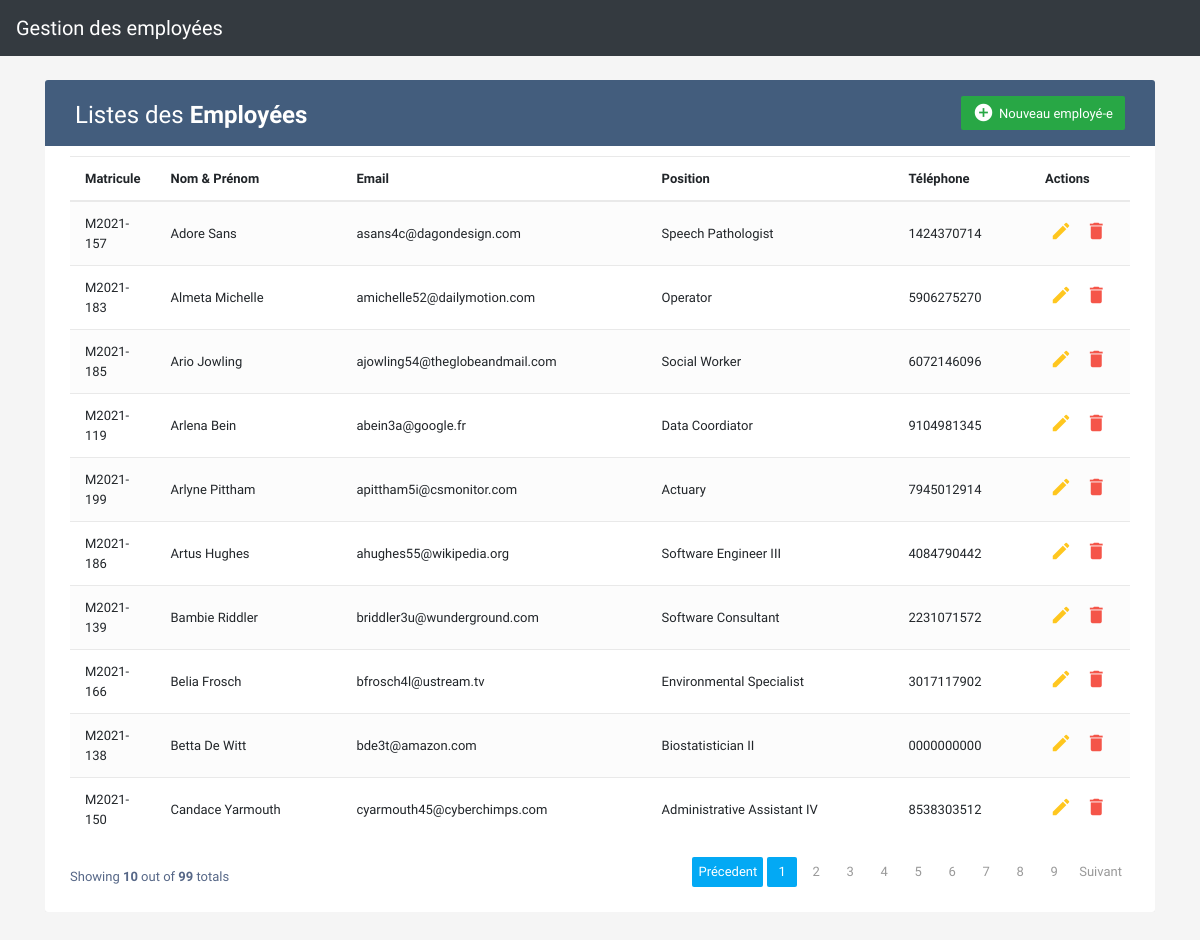
The page / on the database its author committed.
### tables this page shows
CREATE TABLE `users` (
  `id` int(11) NOT NULL,
  `name_u` text NOT NULL,
  `email_u` varchar(128) NOT NULL,
  `adress_u` text NOT NULL,
  `phone_u` varchar(24) NOT NULL,
  `created_at` timestamp NOT NULL DEFAULT CURRENT_TIMESTAMP
);

### index.php (the view, shortened to what this page needs)
<?php include 'inc/header.php'; ?>
    <div class="container-xl">
        <div class="table-responsive">
            <div class="table-wrapper" style="margin-top: 50px">
                <div class="table-title">
                    <div class="row">
                        <div class="col-sm-6">
                            <h2>Listes des <b>Employées</b></h2>
                        </div>
                        <div class="col-sm-6">
                            <a href="#addEModal" class="btn btn-success" data-toggle="modal"><i class="material-icons">&#xE147;</i> <span>Nouveau employé-e</span></a>
                        </div>
                    </div>
                </div>
                <table class="table table-striped table-hover">
                    <thead>
                    <tr>
                        <th>
							Matricule
                        </th>
                        <th>Nom & Prénom</th>
                        <th>Email</th>
                        <th>Position</th>
                        <th>Téléphone</th>
                        <th>Actions</th>
                    </tr>
                    </thead>
                    <tbody>
                    <?php require_once 'inc/config.php';
                        $nTotals = $pdo->query('SELECT * FROM users')->rowCount();
                        $parPages = 10;
                        $nPages = $nTotals / $parPages;
                        if (isset($_GET['pages']) && is_numeric($_GET['pages'])){
                            $cPages = $_GET['pages'];
                        } else {
                            $cPages = 1;
                        }
                        $query = $pdo->query('SELECT * FROM users ORDER BY name_u ASC LIMIT '.$parPages * ($cPages - 1).', '.$parPages.'')->fetchAll(PDO::FETCH_ASSOC);
                        foreach ($query as $u){ ?>
                            <tr>
                                <td><?= 'M2021-'.$u['id'] ?></td>
                                <td><?= $u['name_u'] ?></td>
                                <td><?= $u['email_u'] ?></td>
                                <td><?= $u['adress_u'] ?></td>
                                <td><?= $u['phone_u'] ?></td>
                                <td>
                                    <a href="#" data-target="#editEModal<?= $u['id'] ?>" class="edit" data-toggle="modal"><i class="material-icons" data-toggle="tooltip" title="Edit">&#xE254;</i></a>
                                    <a href="#" data-target="#delEModal<?= $u['id'] ?>" class="delete" data-toggle="modal"><i class="material-icons" data-toggle="tooltip" title="Delete">&#xE872;</i></a>
                                </td>
                            </tr>
                        <?php }
                    ?>
                    </tbody>
                </table>
                <div class="clearfix">
                    <div class="hint-text">Showing <b><?= ($cPages * 10) ?></b> out of <b><?= $nTotals ?></b> totals</div>
                    <ul class="pagination">
                        <li class="page-item <?= $cPages == 1 ? 'active' : '' ?>"><a class="page-link" href="<?= $cPages > 1 ? '/?pages='.($cPages-1) : '' ?>">Précedent</a></li>
                        <?php for($i = 1; $i <= $nPages; $i++){ ?>
                            <li class="page-item <?= $cPages == $i ? 'active' : '' ?>"><a href="<?= $cPages == $i ? '' : '/?pages='.$i ?>" class="page-link"><?= $i ?></a></li>
                        <?php } ?>
                        <li class="page-item <?= $cPages == $nPages ? 'active' : '' ?>"><a class="page-link" href="<?= $cPages < $nPages ? '/?pages='.($cPages+1) : '' ?>">Suivant</a></li>
                    </ul>
                </div>
            </div>
        </div>
    </div>
<?php include 'inc/footer.php';

### inc/header.php (shortened to what this page needs)
<!DOCTYPE html>
<html lang="fr">
<head>
    <link rel="stylesheet" href="http://<?= $_SERVER[HTTP_HOST] ?>/css/bootstrap.min.css">
    <link rel="stylesheet" href="http://<?= $_SERVER[HTTP_HOST] ?>/css/font-awesome.min.css">
    <link rel="stylesheet" href="http://<?php echo $_SERVER[HTTP_HOST].'/css/styles.css'; ?>">
</head>
<body>
<nav class="navbar navbar-dark bg-dark fixed-top">
    <a class="navbar-brand" href="#">Gestion des employées</a>
</nav>

### inc/footer.php (shortened to what this page needs)
</body>
</html>

### css/styles.css (style rules this page uses)
body { color: #566787; background: #f5f5f5; font-family: 'Varela Round', sans-serif; font-size: 13px; }
.table-responsive { margin: 30px 0; }
.table-wrapper { background: #fff; padding: 20px 25px; border-radius: 3px; min-width: 1000px; box-shadow: 0 1px 1px rgba(0,0,0,.05); }
.table-title { padding-bottom: 15px; background: #435d7d; color: #fff; padding: 16px 30px; min-width: 100%; margin: -20px -25px 10px; border-radius: 3px 3px 0 0; }
.table-title h2 { margin: 5px 0 0; font-size: 24px; }
.table-title .btn { color: #fff; float: right; font-size: 13px; border: none; min-width: 50px; border-radius: 2px; border: none; outline: none !important; margin-left: 10px; }
.table-title .btn i { float: left; font-size: 21px; margin-right: 5px; }
.table-title .btn span { float: left; margin-top: 2px; }
table.table tr th, table.table tr td { border-color: #e9e9e9; padding: 12px 15px; vertical-align: middle; }
table.table tr th:first-child { width: 60px; }
table.table tr th:last-child { width: 100px; }
table.table-striped tbody tr:nth-of-type(odd) { background-color: #fcfcfc; }
table.table td:last-child i { opacity: 0.9; font-size: 22px; margin: 0 5px; }
table.table td a { font-weight: bold; color: #566787; display: inline-block; text-decoration: none; outline: none !important; }
table.table td a.edit { color: #FFC107; }
table.table td a.delete { color: #F44336; }
table.table td i { font-size: 19px; }
.pagination { float: right; margin: 0 0 5px; }
.pagination li a { border: none; font-size: 13px; min-width: 30px; min-height: 30px; color: #999; margin: 0 2px; line-height: 30px; border-radius: 2px !important; text-align: center; padding: 0 6px; }
.pagination li.active a, .pagination li.active a.page-link { background: #03A9F4; }
.hint-text { float: left; margin-top: 10px; font-size: 13px; }

### rows shown on the page
users: id "157", name_u "Adore Sans", email_u "asans4c@dagondesign.com", adress_u "Speech Pathologist", phone_u "1424370714"
users: id "183", name_u "Almeta Michelle", email_u "amichelle52@dailymotion.com", adress_u "Operator", phone_u "5906275270"
users: id "185", name_u "Ario Jowling", email_u "ajowling54@theglobeandmail.com", adress_u "Social Worker", phone_u "6072146096"
users: id "119", name_u "Arlena Bein", email_u "abein3a@google.fr", adress_u "Data Coordiator", phone_u "9104981345"
users: id "199", name_u "Arlyne Pittham", email_u "apittham5i@csmonitor.com", adress_u "Actuary", phone_u "7945012914"
users: id "186", name_u "Artus Hughes", email_u "ahughes55@wikipedia.org", adress_u "Software Engineer III", phone_u "4084790442"
users: id "139", name_u "Bambie Riddler", email_u "briddler3u@wunderground.com", adress_u "Software Consultant", phone_u "2231071572"
users: id "166", name_u "Belia Frosch", email_u "bfrosch4l@ustream.tv", adress_u "Environmental Specialist", phone_u "3017117902"
users: id "138", name_u "Betta De Witt", email_u "bde3t@amazon.com", adress_u "Biostatistician II", phone_u "0000000000"
users: id "150", name_u "Candace Yarmouth", email_u "cyarmouth45@cyberchimps.com", adress_u "Administrative Assistant IV", phone_u "8538303512"

### other values the page prints
$cPages * 10 "10"
$nTotals "99"
